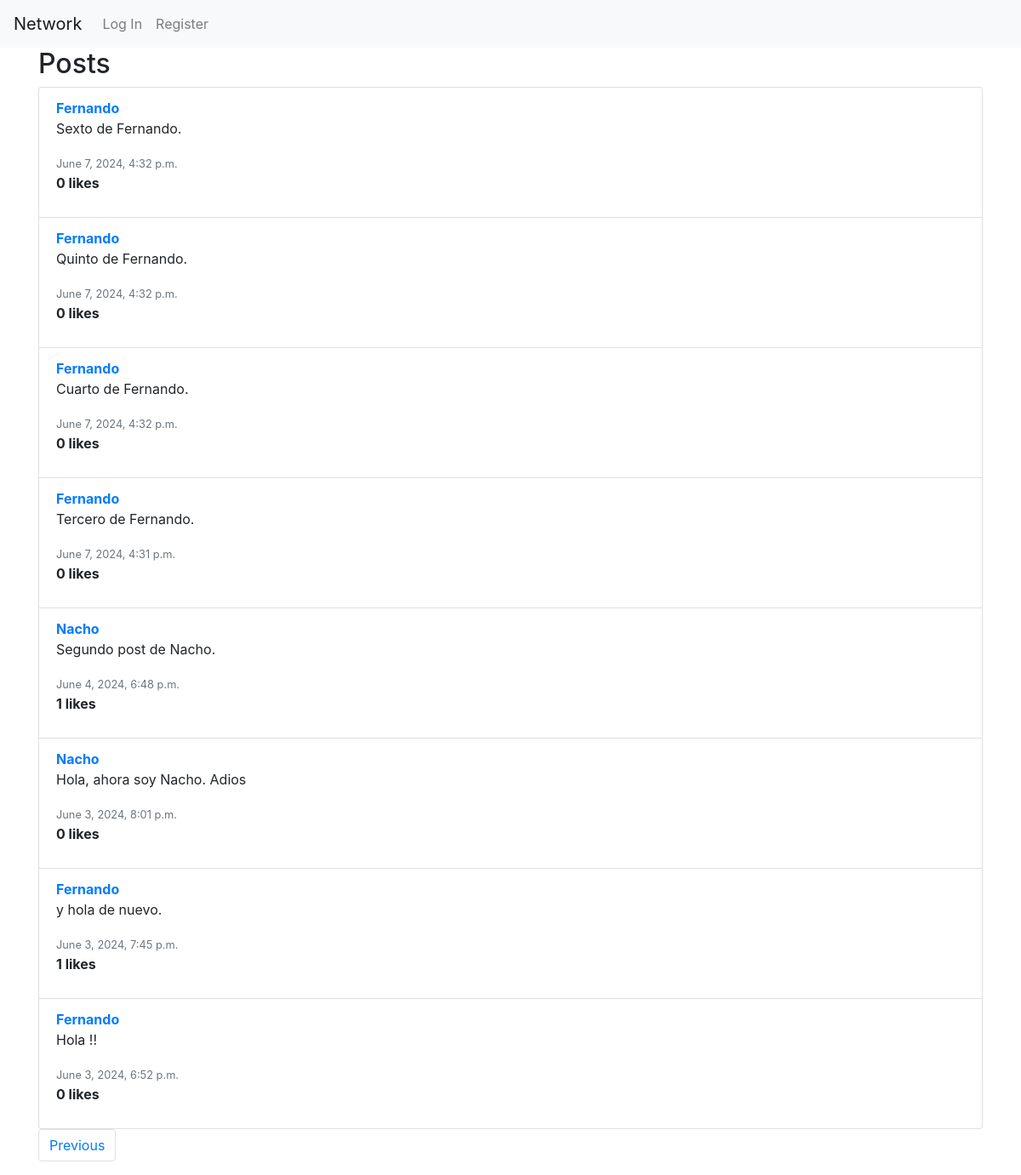
Screenshot of /?page=2 with the database file from the repository.
### network/models.py (models this page shows, shortened)
class Post(models.Model):
    user = models.ForeignKey(User, on_delete=models.CASCADE, related_name="posts")
    content = models.TextField(blank=True)
    timestamp = models.DateTimeField(auto_now_add=True)

class User(AbstractUser):
    pass

### network/views.py (the view)
# urls.py: path("", views.index, name="index"),
def index(request):
    if request.method == "POST":
        content = request.POST["content"]
        user = request.user
        new_post = Post(user=user, content=content)
        new_post.save()
        return HttpResponseRedirect(reverse("network:index"))
    else:
        user = request.user
        posts_list = Post.objects.all().annotate(likes_count=Count('liked')).order_by('-timestamp')
        paginator = Paginator(posts_list, 10)  # Mostrar 10 posts por página
        page_number = request.GET.get('page')
        posts = paginator.get_page(page_number)  # Obtener los posts para la página requerida
        if user.is_authenticated:
            liked_posts_ids = set(Like.objects.filter(user=user).values_list('post_id', flat=True))
            for post in posts:
                post.user_has_liked = post.id in liked_posts_ids
        else:
            for post in posts:
                post.user_has_liked = False
        return render(request, "network/index.html", {"posts": posts})

### network/templates/network/index.html (shortened to what this page needs)
{% extends "network/layout.html" %}
{% block body %}
<div class="container">
    <h2>Posts</h2>
    <ul class="list-group">
        {% for post in posts %}
        <li class="list-group-item" id="post-{{ post.id }}">
            <a href="{% url 'network:profile' post.user.username %}"><strong>{{ post.user.username }}</strong></a>
            <div id="post-content-{{ post.id }}">
                <p>{{ post.content }}</p>
            </div>
            <div>
                <small class="text-muted">{{ post.timestamp }}</small>
                <p id="like-count-{{ post.id }}"><strong>{{ post.likes_count }} likes</strong></p>
            </div>
        </li>
        {% endfor %}
    </ul>
    <nav aria-label="Page navigation">
        <ul class="pagination">
            {% if posts.has_previous %}
                <li class="page-item"><a class="page-link" href="?page={{ posts.previous_page_number }}">Previous</a></li>
            {% endif %}
        </ul>
    </nav>
</div>
{% endblock %}

### rows the page displays
Post: user.username "Fernando", content "Sexto de Fernando.", timestamp "June 7, 2024, 4:32 p.m.", likes_count "0"
Post: user.username "Fernando", content "Quinto de Fernando.", timestamp "June 7, 2024, 4:32 p.m.", likes_count "0"
Post: user.username "Fernando", content "Cuarto de Fernando.", timestamp "June 7, 2024, 4:32 p.m.", likes_count "0"
Post: user.username "Fernando", content "Tercero de Fernando.", timestamp "June 7, 2024, 4:31 p.m.", likes_count "0"
Post: user.username "Nacho", content "Segundo post de Nacho.", timestamp "June 4, 2024, 6:48 p.m.", likes_count "1"
Post: user.username "Nacho", content "Hola, ahora soy Nacho. Adios", timestamp "June 3, 2024, 8:01 p.m.", likes_count "0"
Post: user.username "Fernando", content "y hola de nuevo.", timestamp "June 3, 2024, 7:45 p.m.", likes_count "1"
Post: user.username "Fernando", content "Hola !!", timestamp "June 3, 2024, 6:52 p.m.", likes_count "0"
